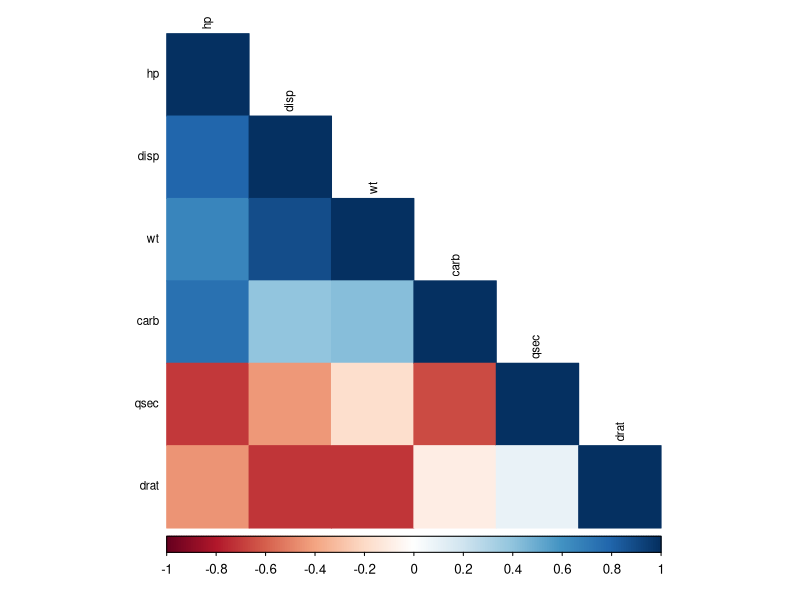
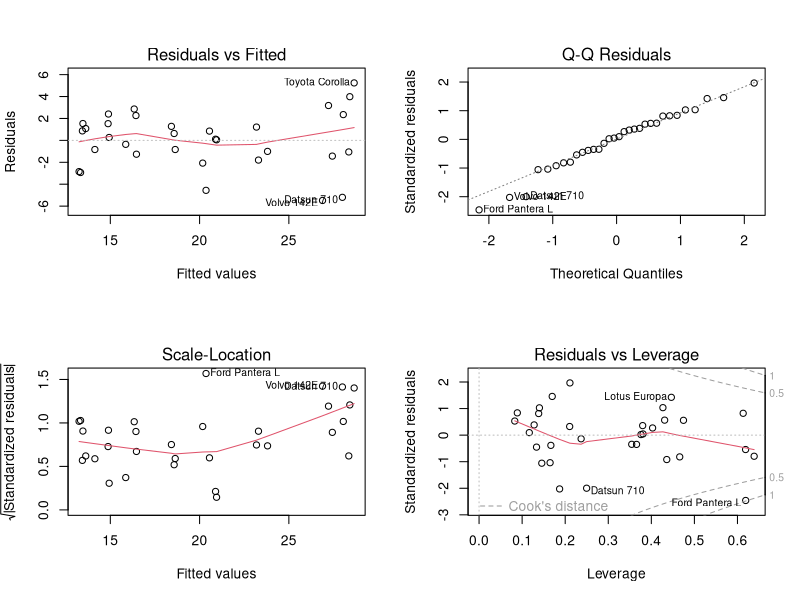

R code for these plots, in order:
## ---- chunk 1
knitr::opts_chunk$set(echo = TRUE)
## ---- chunk 2
library(ggplot2)
library(car)
library(caret)
library(corrplot)
library(magrittr)
library(MASS)
## ---- chunk 3
data(mtcars)
str(mtcars)
## ---- chunk 4
head(mtcars)
## ---- chunk 5
summary(mtcars)
## ---- chunk 6
mtcars$am <- as.factor(mtcars$am)
mtcars$cyl <- as.factor(mtcars$cyl)
mtcars$vs <- as.factor(mtcars$vs)
mtcars$gear <- as.factor(mtcars$gear)
## ---- chunk 7
mtcars_a <- subset(mtcars, select = -c(mpg))

numericData <- mtcars_a[, sapply(mtcars_a, is.numeric)]
descCor <- cor(numericData)
descCor
## ---- chunk 8
corrplot(corr = descCor, 
         order = "FPC", 
         method = "color", 
         type = "lower", 
         tl.cex = 0.7, 
         tl.col = rgb(0, 0, 0))
## ---- chunk 9
highlyCorrelated <- findCorrelation(x = descCor, cutoff = 0.7)
## ---- chunk 10
highlyCorCol <- colnames(numericData)[highlyCorrelated]
## ---- chunk 11
dat3 <- mtcars[, -which(colnames(mtcars) %in% highlyCorCol)]
## ---- chunk 12
dim(dat3)
## ---- chunk 13
fit <- lm(mpg ~ ., data = dat3)
## ---- chunk 14
summary(fit)
## ---- chunk 15
coef(fit)
## ---- chunk 16
anova(fit)
## ---- chunk 17
par(mfrow = c(2,2))
plot(fit)
## ---- chunk 18
AIC(fit); BIC(fit)
## ---- chunk 19
step <- stepAIC(fit, direction = "both")
summary(step)
## ---- chunk 20
step <- stepAIC(fit, direction = "backward")
summary(step)
## ---- chunk 21
step <- stepAIC(fit, direction = "forward")
summary(step)
## ---- chunk 22
n <- dim(dat3)[1]
stepBIC <- stepAIC(fit, k = log(n))
summary(step)
## ---- chunk 23
AIC(stepBIC);BIC(stepBIC)
## ---- chunk 24
stdz_coff <- function(regmodel){
  b <- summary(regmodel) %>% coef() %>% .[-1, 1]
  sx <- apply(regmodel$model[, -1], 2, sd, na.rm = T)
  sy <- apply(regmodel$model[, 1, drop  =F], 2, sd, na.rm = T)
  beta <- b * sx / sy
  return(beta)
}
std.Coef <- data.frame(Standardized.Coef = stdz_coff(stepBIC))
std.Coef = cbind(Variable = row.names(std.Coef), std.Coef)
rownames(std.Coef) <- NULL
## ---- chunk 25
vif(stepBIC)
